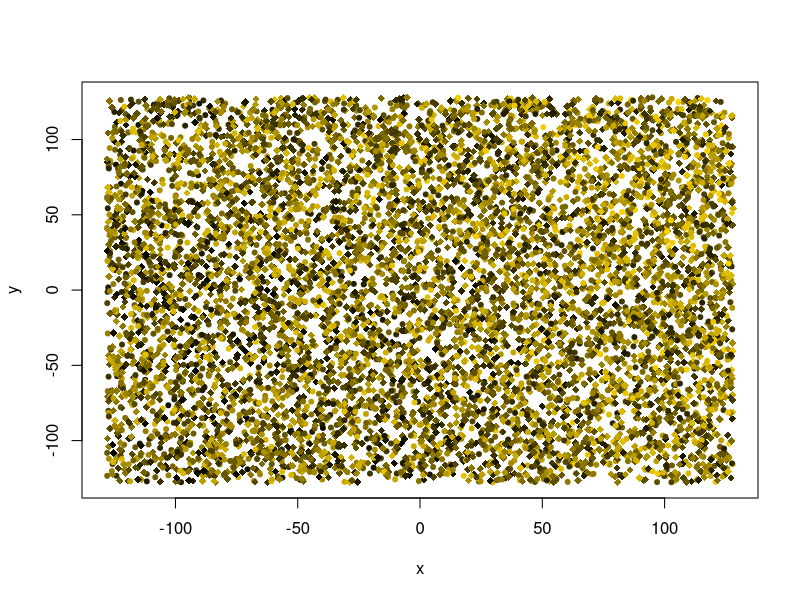
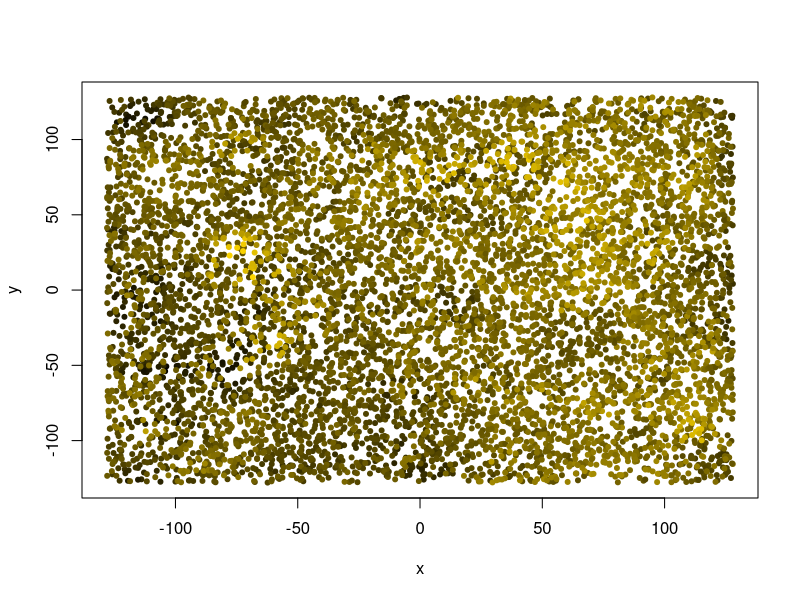
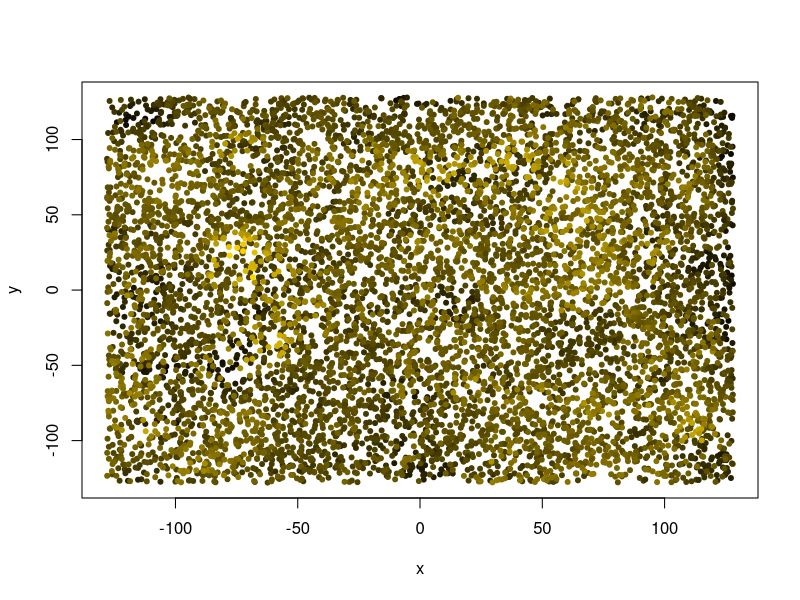

Generate these figures, in order, with R: (Note: this script raises an error after producing the figures.)
## ---- chunk 1
#| eval: true
.libPaths("/data/R/library")
void <- suppressPackageStartupMessages
# library("sp") |> void()

# our beloved tidyverse components:
library("dplyr") |> void() 
library("ggplot2") |> void()  
library("ggridges")  |> void() # density ridges
library("parallel")  |> void() # parallel processing, for bootstrapping

## ---- chunk 2
n_observations <- 2^13 # sample size
extent <- 128 # width of the playing field
smooth_sigma <- 16 # smoothing range for creating spatial inter-dependence via Gaussian convolution ("smoothing")
zrange <- 2*pi # range of parameter values

# covariate effect magnitudes
a_slope <- pi/3
b_slope <- pi/4

## ---- chunk 3
gimme_points <- function(N = 100, scale = 1.0) (runif(N)*2.0-1.0) * scale
data <- data.frame(
  x = gimme_points(n_observations, extent),
  y = gimme_points(n_observations, extent),
  z_ = gimme_points(n_observations, zrange)
)
knitr::kable(head(data, 5))
## ---- chunk 4

data$a <- 0.7 * data$x / extent + 0.3 * data$y / extent

## ---- chunk 5
data$b <- as.integer(rbinom(n = n_observations, size = 1, prob = 0.4))

data$z <- data$z_ + a_slope * data$a + b_slope * data$b

knitr::kable(head(data, 3))
## ---- chunk 6
#| label: fig-raw-data
#| fig-cap: "The raw data, unsmoothed."

# https://stackoverflow.com/a/9946970
rbpal <- colorRampPalette(c('black','gold'))
color <- rbpal(n_observations)[as.numeric(cut(data$z, breaks = n_observations))]

plot(data$x, data$y, col = color, pch = as.integer(18 + 2*data$b),
  xlab = "x", ylab = "y")
## ---- chunk 7
# compute the difference of all elements of one vector to each other
self_difference <- function (vec) outer(X = vec, Y = vec, FUN = function(X, Y)  Y-X)
wrap_difference <- function (vec) outer(X = vec, Y = vec, FUN = function(X, Y) (Y-X) %% (2*extent))

# Calculate the Euclidean distance of the x and y columns in a data frame.
Euclid <- function (data) sqrt(self_difference(data$x)^2 + self_difference(data$y)^2 )
Euclid_wrap <- function (data) sqrt(wrap_difference(data$x)^2 + wrap_difference(data$y)^2 )

# return the lower triangle of a matrix, unpacking it into a vector of unique values
lower_triangle <- function (mat) mat[lower.tri(mat)]
## ---- chunk 8

# smoothing 2D data
smooth <- function (data, sigma = NULL) {
  
  if (sigma <= 0 || is.null(sigma) || is.na(sigma)) {
    return(data$z)
  }

  dist <- Euclid_wrap(data)
  # sigma <- extent / 3
  weight <- dnorm(dist, 0, sigma) 
  weight <- weight / colSums(weight)
  # do.call("cbind", rep(list(data$z), length(data$z)))
  
  zmoothed <- weight %*% data$z
  return (zmoothed[,1])
}
## ---- chunk 9
#| label: fig-smooth-data
#| fig-cap: "The data, smoothed with a 2D Gaussian kernel. The edges are darker due to edge wrapping."

groupwise_smoothing <- function (grp) {
  sub_data <- data %>%
    filter(b == grp)
  sub_data$s <- smooth(sub_data, smooth_sigma)
  return(sub_data)
}

# "split-apply-combine" strategy
data <- bind_rows(lapply(sort(unique(data$b)),
  FUN = groupwise_smoothing
  ))
color <- rbpal(n_observations)[as.numeric(cut(data$s, breaks = n_observations))]
plot(data$x, data$y, col = color, pch = 20,
  xlab = "x", ylab = "y")

## ---- chunk 10
#| label: fig-data-detrend
#| fig-cap: "The smoothed data, again, after de-trending."

data$d <- lm(s ~ x + y, data)$residual # "d" as in "de-trending"

# another sunrise...
color <- rbpal(n_observations)[as.numeric(cut(data$d, breaks = n_observations))]
plot(data$x, data$y, col = color, pch = 20,
  xlab = "x", ylab = "y") 

## ---- chunk 11

# compute raw distance and difference
dist_diff <- data.frame(
  distance = lower_triangle(Euclid_wrap(data)),
  difference_raw = lower_triangle(self_difference(data$z)),
  difference_smooth = lower_triangle(self_difference(data$s)),
  difference = lower_triangle(self_difference(data$d))
)

# limit range, which is a major performance saver.
dist_diff <- dist_diff %>% 
  filter(distance > 0, distance < extent)


# binning, using `cut`
dist_diff$bin1 <- as.factor(
  cut(
    dist_diff$distance,
    breaks = seq(
      0, extent,
      length.out = as.integer(extent/4+1)
    )
  ))
## ---- chunk 12
#| eval: true
#| label: fig-difference-distance-ridges
#| fig-cap: "The difference-distance plot, ridgelines (i.e. density distribution)."

dist_diff %>%
  ggplot(aes(x = abs(difference), y = bin1)) +
  geom_density_ridges(rel_min_height = 0.05,
    quantile_lines = TRUE, quantiles = 4,
    scale = 2.0, bandwidth = 0.05) +
  labs(x = "mean absolute difference", y = "distance bin") +
  theme_bw() + coord_flip() +
  theme(axis.text.x = element_text(angle = 90, vjust = 0.5, hjust=1))
## ---- chunk 13
dist_diff$bin <- as.factor(
  cut_number(
      dist_diff$distance,
      n = as.integer(extent)
    ))
## ---- chunk 14
#| label: fig-equibin-sample-size
#| fig-cap: "Sample size per bin for fixed width bins (blue) or fixed sample size bins (turquoise). Consider both for your data set."
b1 <- dist_diff %>%
  summarize("ds" = mean(distance), "n" = n(), .by = bin1)
b2 <- dist_diff %>%
  summarize("ds" = mean(distance), "n" = n(), .by = bin)

ggplot(NULL) +
  geom_step(aes(x = b1$ds, y = b1$n), color = "darkblue") +
  geom_step(aes(x = b2$ds, y = b2$n), color = "turquoise") +
  geom_hline(yintercept = 0, color = "darkgrey") +
  labs(x = "distance (bin average)", y = "samples per bin") +
  theme_bw()
## ---- chunk 15

calculate_semivariance <- function (diff_vector) 1/(2*length(diff_vector)) * sum(diff_vector^2) # "HMSD"

dist_diff_binned <- dist_diff %>% 
  select(-bin1) %>% 
  group_by(bin) %>%
  summarize(across(everything(), list(
      "mean" = mean,
      "absmean" = function (measurements) sum(abs(measurements)) / length(measurements),
      "variance" = var,
      "semivariance" = calculate_semivariance,
      "count" = function (measurements) length(measurements)
    )
  )) %>%
  select(bin, distance_mean, distance_count,
    difference_variance, difference_semivariance, difference_absmean
  ) %>%
  rename(c(
    "variance" = difference_variance,
    "semivariance" = difference_semivariance,
    "mean_abs_difference" = difference_absmean
  ))

# semivariance is NOT simply half the variance
dist_diff_binned$half_variance <- 0.5 * dist_diff_binned$variance
knitr::kable(head(dist_diff_binned), digits = 2)
## ---- chunk 16
#| label: fig-empirical-variogram
#| fig-cap: "The left panel shows mean absolute difference, whereas the right panel is the semivariance, both plotted against the distance."

par(mfrow = c(1,2))
plot(dist_diff_binned$distance_mean, dist_diff_binned$mean_abs_difference,
   type = "o", col = "darkblue",
   xlab = "distance bin number",
   ylab = "mean absolute difference"
   )
plot(dist_diff_binned$distance_mean, dist_diff_binned$semivariance,
   type = "o", col = "darkgreen",
   xlab = "bin average distance",
   ylab = "semivariance"
   )

par(mfrow = c(1,1))
## ---- chunk 17

# wrap a regression function to generate residuals
# the result is the parameter to be minimized.
wrap_target_function <- function(x, y, regressor, parameters) {
  predictions <- regressor(x, parameters)
  differences <- y - predictions

  # optimization superstition: scaling rmse to better read decimals
  differences <- differences * 1000
  return(sqrt(mean(differences^2)))
}

# yet another trick: we can improve model fit on the closer points,
#   by giving them more weight
wrap_target_function_distanceweighted <- function(x, y, regressor, parameters) {
  predictions <- regressor(x, parameters)
  differences <- y - predictions

  # gently improving performance on proximal points:
  differences <- 1000 * differences * 1/sqrt(x)

  rmsd <- sqrt(mean(differences^2))
  return(rmsd)
}


# this can turn regression output into a usable function.
# εὕρηκα, functional programming!
create_prediction_function <- function(regressor, results) {
  fcn <- function (x) {
    regressor(x, results$par)
  }

  return(fcn)
}

# a uniform way to print results
print_regression_results <- function(orsl, label = "") {
  par <- paste(round(orsl$par, 4), collapse = ", ")
  conv <- orsl$convergence
  eps <- orsl$value
  print(sprintf("%s regression: convergence %i at (%s), mse %.1f", label, conv, par, eps))
}

# note: the `epsilon` can be calculated manually with the formula:
#   sum((predictor_function(x) - y)^2)


# Finally, a quick histogram plot of residuals.
plot_residuals_histogram <- function (x, y, predictor_function, ...) {
  residuals <- predictor_function(x) - y
  ggplot(NULL, aes(x = residuals)) +
    geom_histogram(...) +
    theme_bw()
}


## ---- chunk 18
x <- dist_diff_binned$distance_mean
y <- dist_diff_binned$semivariance

linear_function <- function(x, parameters) {
  return(parameters[1] + parameters[2]*x)
}

optimizer_results <- optim(
  par = c(0, 0.05),
  fn = function(parameters) {
    wrap_target_function(x, y, linear_function, parameters)
  }, method = "Nelder-Mead"
)

print_regression_results(optimizer_results, label = "linear")

## ---- chunk 19
#| label: fig-linear-regression
#| fig-cap: "In principle, you can fit anything you like to the semivariance."

predictor_function <- create_prediction_function(linear_function, optimizer_results)

ggplot(NULL, aes(x = x, y = y)) +
  geom_point(size = 2.5, colour = "black", fill = "white", alpha = 0.4) +
  geom_line(aes(x = x, y = predictor_function(x))) +
  theme_minimal()

## ---- chunk 20
#| label: fig-gauss-function
#| fig-cap: "Although it is inverted, scaled, y-shifted, and centered on zero, you will certainly recognize our beloved bell-curve: the Gaussian. Note that we will only use the right half to proceed."

gauss_function <- function(x, parameters) {
  scale <- parameters[1] # height
  mu <- 0 # mean, always zero here
  sigma <- parameters[2] # standard deviation
  nugget <- parameters[3] # height at the zero intercept

  # This parametrization ensures that "nugget < sill" if "scale > 0"
  sill <- scale + nugget

  # the raw, unscaled gaussian kernel
  gauss <- exp(-((x-mu)^2)/(2*sigma^2))

  # the bell should point downwards:
  result <- sill - scale * gauss

  return(result)
}

try_x <- seq(-pi, pi, length.out = 100)
try_y <- gauss_function(try_x, parameters = c(1.5, 1., 0.5))

plot(try_x, try_y, type = "l", xlab = "x", ylab = "y", ylim = c(0, 2.))
abline(v = 0)

## ---- chunk 21


x <- dist_diff_binned$distance_mean
y <- dist_diff_binned$semivariance # multiplied to support optimizer

start_values <- c(zrange, smooth_sigma, 0.) 
optimizer_results <- optim(
  par = start_values,
  lower = c(0.0, 0.0, 0.0), # all positive parameters
  upper = c(2*zrange, extent/4, zrange), # prevent crazy outcomes
  fn = function(parameters) {
    wrap_target_function_distanceweighted(x, y, gauss_function, parameters)
  }, 
  control = list("fnscale" = 1e-8),
  method = "L-BFGS-B" 
)

predictor_function <- create_prediction_function(
  gauss_function,
  optimizer_results
)

print_regression_results(optimizer_results, label = "Gauss")

## ---- chunk 22
#| label: fig-gauss-residuals
#| fig-cap: "Residual distribution of the Matérn model for semivariance. Reasonably Gaussian as well, with some imagination."
plot_residuals_histogram(x, y, predictor_function,
  bins = 32, fill = "lightgray", color = "black")
## ---- chunk 23
scale <- optimizer_results$par[1]
range <- optimizer_results$par[2]
nugget <- optimizer_results$par[3]
sill <- nugget + scale
## ---- chunk 24
#| label: fig-gauss-variogram
#| fig-cap: "Variogram of the simulated data, using a Gauss model."

predx <- seq(0, extent, length.out = 2*extent + 1)

ggplot(NULL, aes(x = x, y = y)) +
  geom_vline(xintercept = range, color = "darkgrey") +
  geom_hline(yintercept = nugget, color = "darkgrey") +
  # geom_hline(yintercept = sill, color = "darkgrey") +
  geom_point(size = 2.5, colour = "black", fill = "white", alpha = 0.4) +
  geom_line(aes(x = predx, y = predictor_function(predx))) +
  theme_minimal()

## ---- chunk 25

fit_variogram <- function(
                   x, y, value, fcn,
                   difference_parameter = c("semivariance", "var", "mad"),
                   skip_detrend = FALSE,
                   verbose = TRUE,
                   ...) {
  # the ellipsis ( , ...) will pass through optimizer parameters

  # convenience structure to match the above
  df <- data.frame(x = x, y = y, z = value)

  # de-trending, optionally disabled
  if (skip_detrend) {
    df$d <- df$z
  } else {
    df$d <- lm(z ~ x + y, df)$residual
  }

  # distance-difference
  dd <- data.frame(
      dist = lower_triangle(Euclid_wrap(df)),
      diff = lower_triangle(self_difference(df$d))
    ) %>%
    filter(dist > 0, dist < extent)

  # binning (could be improved!)
  dd$bin <- as.factor(cut(dd$dist, breaks = as.integer(extent/2)))
  dd_binned <- dd %>% 
    group_by(bin) %>%
    summarize(across(everything(), list(
        "mean" = mean,
        "absmean" = function (vec) sum(abs(vec)) / length(vec),
        "variance" = var,
        "semivariance" = function (vec) 1/(2*length(vec)) * sum(vec^2),
        "count" = function (vec) length(vec)
      )
    )) %>%
    select(bin, dist_mean, dist_count,
      diff_variance, diff_semivariance, diff_absmean
    ) %>%
    rename(c(
      "var" = diff_variance,
      "semivariance" = diff_semivariance,
      "mad" = diff_absmean
    ))

  # regression
  regx <- dd_binned$dist_mean

  diffpar <- match.arg(difference_parameter, several.ok = FALSE)
  regy <- 0.5 * dd_binned %>% pull(!!diffpar)


  optimizer_results <- optim(
    fn = function(parameters) {
      wrap_target_function_distanceweighted(regx, regy, fcn, parameters)
    },
    ...
  )

  if (verbose) print_regression_results(optimizer_results, label = "")

  # store everything in one list;
  # do I sense a smidgen of OOP here? No, not really.
  optimizer_results$fcn <- fcn
  optimizer_results$regx <- regx
  optimizer_results$regy <- regy
  optimizer_results$diffpar <- diffpar

  return(optimizer_results)
}

## ---- chunk 26

matern_function <- function(d, parameters) {
  scale <- parameters[1] # related to semivariance
  sigma <- parameters[2] # related to actual range; turning point
  nugget <- parameters[3] # minimum difference (at the intercept)
  nu <- parameters[4] # shape parameter

  sill <- scale + nugget
  z <- sqrt(2 * nu) * d / sigma
  K <- suppressWarnings(besselK(z, nu))
  matern <- (z)^nu * K / (2^(nu - 1) * gamma(nu))
  result <- sill - scale * matern
  
  result[is.na(result)] <- 0
  return(result)
}

## ---- chunk 27
plot_matern <- function(optimizer_results) {

  # retrieve everything 
  fcn <- optimizer_results$fcn
  regx <- optimizer_results$regx
  regy <- optimizer_results$regy
  diffpar <- optimizer_results$diffpar

  # wrap the function with the optimized parameters
  predictor_function <- create_prediction_function(
    fcn,
    optimizer_results
  )

  # extract parameters
  scale <- optimizer_results$par[1]
  sigma <- optimizer_results$par[2]
  range <- optimizer_results$par[2]
  nugget <- optimizer_results$par[3]
  sill <- scale + nugget


  # plotting
  plotx <- seq(0, extent, length.out = 2*extent + 1)
  plotx <- plotx[plotx>0]
  
  g <- ggplot(NULL, aes(x = regx, y = regy)) +
    geom_vline(xintercept = range, color = "darkgrey") +
    geom_hline(yintercept = nugget, color = "darkgrey") +
    geom_hline(yintercept = sill, color = "darkgrey") +
    geom_point(size = 2.5, colour = "black", fill = "white", alpha = 0.4) +
    geom_line(aes(x = plotx, y = predictor_function(plotx))) +
    labs(
      title = "Matérn regression, with range indicated (vertical line)",
      y = diffpar,
      x = "distance"
      ) +
    theme_minimal()

  return(g)
}


## ---- chunk 28
#| label: fig-alldata-variogram
#| fig-cap: "Variogram of all the data, with a Matérn fit. Warning: the y-axis display range is limited."

vg_all <- fit_variogram(
    x = data$x,
    y = data$y,
    value = data$s,
    fcn = matern_function,
    par = c(zrange, smooth_sigma, 0., 1.),
    lower = c(0.0, 0.0, 0., 0.001),
    upper = c(10, 100, 100, 100),
    control = list("fnscale" = 1e-8),
    method = "L-BFGS-B" 
  )
plot_matern(vg_all) # + ylim(0, 0.25)

## ---- chunk 29
#| label: fig-subdata-variogram
#| fig-cap: "Variogram of the sub-data in the `b == 0` category."
semi_data <- data %>%
  filter(b == 0)

vg_b0 <- fit_variogram(
    x = semi_data$x,
    y = semi_data$y,
    value = semi_data$s,
    fcn = matern_function,
    par = c(zrange, smooth_sigma, 0., 1.),
    lower = c(0.0, 0.0, 0., 0.001),
    upper = c(10, 100, 100, 100),
    control = list("fnscale" = 1e-8),
    method = "L-BFGS-B" 
  )
plot_matern(vg_b0)


## ---- chunk 30
#| label: fig-subdata-variogram-b1
#| fig-cap: "Variogram of the sub-data in the `b == 1` category."
semi_data <- data %>%
  filter(b == 1)
vg_b1 <- fit_variogram(
    x = semi_data$x,
    y = semi_data$y,
    value = semi_data$s,
    fcn = matern_function,
    par = c(zrange, smooth_sigma, 0., 1.),
    lower = c(0.0, 0.0, 0., 0.001),
    upper = c(10, 100, 100, 100),
    control = list("fnscale" = 1e-8),
    method = "L-BFGS-B" 
  )
plot_matern(vg_b1)

## ---- chunk 31
#| label: fig-variogram-nodetrend
#| fig-cap: "Variogram of the data with de-trending disabled."
vg_nodetrend <- fit_variogram(
    x = data$x,
    y = data$y,
    value = data$s,
    fcn = matern_function,
    skip_detrend = TRUE,
    par = c(zrange, smooth_sigma, 0., 1.),
    lower = c(0.0, 0.0, 0., 0.001),
    upper = c(10, 100, 100, 100),
    control = list("fnscale" = 1e-8),
    method = "L-BFGS-B" 
  )
plot_matern(vg_nodetrend)

## ---- chunk 32
#| label: fig-variogram-rawdata
#| fig-cap: "Variogram of the Non-Tobleronian raw data, i.e. random data without spatial relation."

vg_nosmoothing <- fit_variogram(
    x = data$x,
    y = data$y,
    value = data$z,
    fcn = matern_function,
    skip_detrend = TRUE,
    par = c(zrange, smooth_sigma, 0., 1.),
    lower = c(0.0, 0.0, 0., 0.99),
    upper = c(100, 100, 0.01, 1.01),
    control = list("fnscale" = 1e-8),
    method = "L-BFGS-B" 
  )
plot_matern(vg_nosmoothing)
## ---- chunk 33
#| label: fig-mad-variogram
#| fig-cap: "Is it still a variogram if we do not use semivariance?"

vg_mad <- fit_variogram(
    x = data$x,
    y = data$y,
    value = data$s,
    difference_parameter = "mad",
    fcn = matern_function,
    par = c(zrange, smooth_sigma, 0., 1.),
    lower = c(0.0, 0.0, 0., 0.001),
    upper = c(10, 100, 100, 100),
    control = list("fnscale" = 1e-8),
    method = "L-BFGS-B" 
  )
plot_matern(vg_mad)

## ---- chunk 34

subset_bootstrap <- function(i){

  # choose a random subset of data rows
  selected_rows <- sample(
    1:nrow(data), 
    # as.integer(nrow(data)), # <- normally, you would reproduce original sample size
    as.integer(nrow(data)/10), # <- for demonstration, I take smaller samples
    replace = TRUE
    )

  # Obtain the bootstrap sample:
  bootstrap_sample <- data[selected_rows,]

  # run the variogram analysis
  optimizer_results <- fit_variogram(
    x = bootstrap_sample$x,
    y = bootstrap_sample$y,
    value = bootstrap_sample$s,
    difference_parameter = "mad",
    verbose = FALSE,
    fcn = matern_function,
    par = c(zrange, smooth_sigma, 0., 1.),
    lower = c(0.0, 0.0, 0., 0.001),
    upper = c(10, 100, 100, 100),
    control = list("fnscale" = 1e-8),
    method = "L-BFGS-B" 
  )

  # collect the results
  strap <- as.data.frame(list(
    "iteration" = i,
    "scale" = optimizer_results$par[1], 
    "sigma" = optimizer_results$par[2], 
    "nugget" = optimizer_results$par[3], 
    "nu" = optimizer_results$par[4], 
    "conv" = optimizer_results$convergence,
    "rmse" = optimizer_results$value
    ))
  return(strap)

}

# print(subset_bootstrap(1)) # test before use
## ---- chunk 35
n_iterations <- 2^12

# using the `parallel` toolbox
bootstraps <- bind_rows(mclapply(
    1:n_iterations,
    subset_bootstrap,
    mc.cores = max(c(1, detectCores()-2))
    ))

## ---- chunk 36

bootstraps %>% 
  filter(conv == 0, sigma < 95) %>% 
  ggplot(aes(x = sigma)) +
  geom_histogram(bins = 64, color = "black", fill = "steelblue") +
  geom_vline(xintercept = smooth_sigma) +
  theme_minimal()
  
bootstrap_quantiles <- bootstraps %>%
  filter(conv == 0, sigma < 95) %>% 
  select(-iteration, -conv) %>% 
  reframe(across(
    everything(), 
    function (param) quantile(param, c(0.02, 0.5, 0.98))
  )) %>% 
  mutate(quantile = 100*c(0.02, 0.5, 0.98))
knitr::kable(bootstrap_quantiles, digits = 1)
